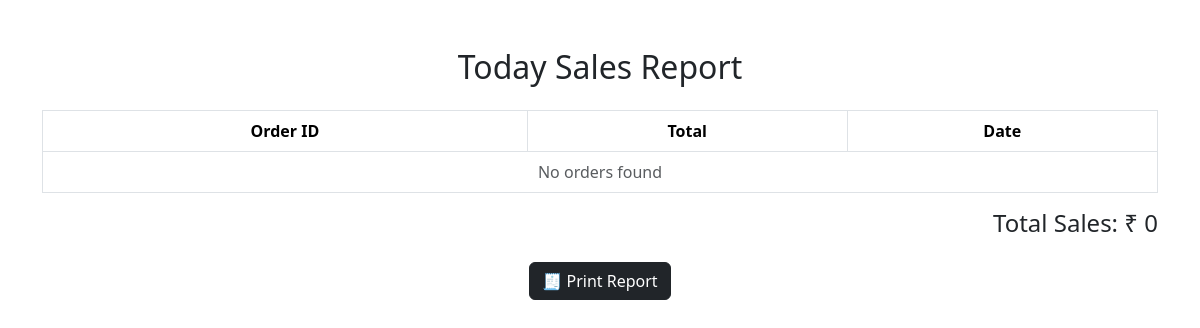
Before: /report/today/ with the older database file.
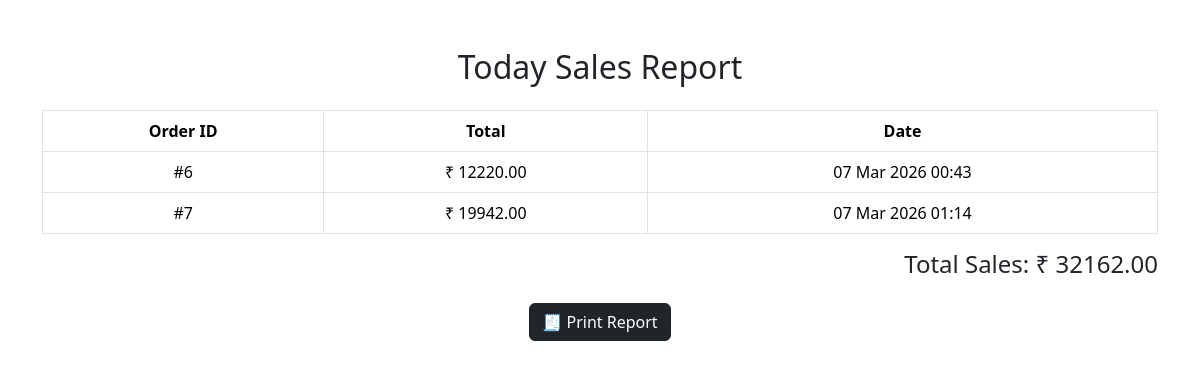
After: the same page with the newer database file.
### menuapp/models.py (models this page shows, shortened)
class Order(models.Model):
    table = models.ForeignKey('Table', on_delete=models.SET_NULL, null=True, blank=True)
    total_amount = models.DecimalField(max_digits=10, decimal_places=2)
    created_at = models.DateTimeField(auto_now_add=True)

### menuapp/views.py (the view)
# urls.py: path('report/today/', views.report_today, name='report_today'),
def report_today(request):
    today = now().date()
    orders = Order.objects.filter(created_at__date=today)
    total = sum(o.total_amount for o in orders)
    return render(request, "menuapp/admin/report_today.html", {
        "orders": orders,
        "total": total,
        "title": "Today Sales Report"
    })

### menuapp/context_processors.py (called while the page is built)
def cart_data(request):
    if not request.session.session_key:
        request.session.create()
    session_key = request.session.session_key
    cart_items = Cart.objects.filter(session_key=session_key)
    count = cart_items.count()
    return {
        "cart_items": cart_items,
        "cart_count": count
    }

### menuapp/templates/menuapp/admin/report_today.html (shortened to what this page needs)
<!DOCTYPE html>
<html>
<head>
<link href="https://cdn.jsdelivr.net/npm/bootstrap@5.3.2/dist/css/bootstrap.min.css" rel="stylesheet">
</head>
<body>
<div class="container mt-5">
<h2 class="text-center mb-4">{{ title }}</h2>
<table class="table table-bordered text-center">
<tr>
<th>Order ID</th>
<th>Total</th>
<th>Date</th>
</tr>
{% for order in orders %}
<tr>
<td>#{{ order.id }}</td>
<td>₹ {{ order.total_amount }}</td>
<td>{{ order.created_at|date:"d M Y H:i" }}</td>
</tr>
{% empty %}
<tr>
<td colspan="3" class="text-muted">
No orders found
</td>
</tr>
{% endfor %}
</table>
<div class="text-end mt-3">
<h4>Total Sales: ₹ {{ total }}</h4>
</div>
<div class="text-center mt-4">
<button onclick="window.print()" class="btn btn-dark">
🧾 Print Report
</button>
</div>
</div>
</body>
</html>

Changed rows visible on the page:
added Order: id "6", total_amount "12220.00", created_at "07 Mar 2026 00:43"
added Order: id "7", total_amount "19942.00", created_at "07 Mar 2026 01:14"
Other visible differences:
{{ total }}: "0" → "32162.00"
text no longer shown: "No orders found"
